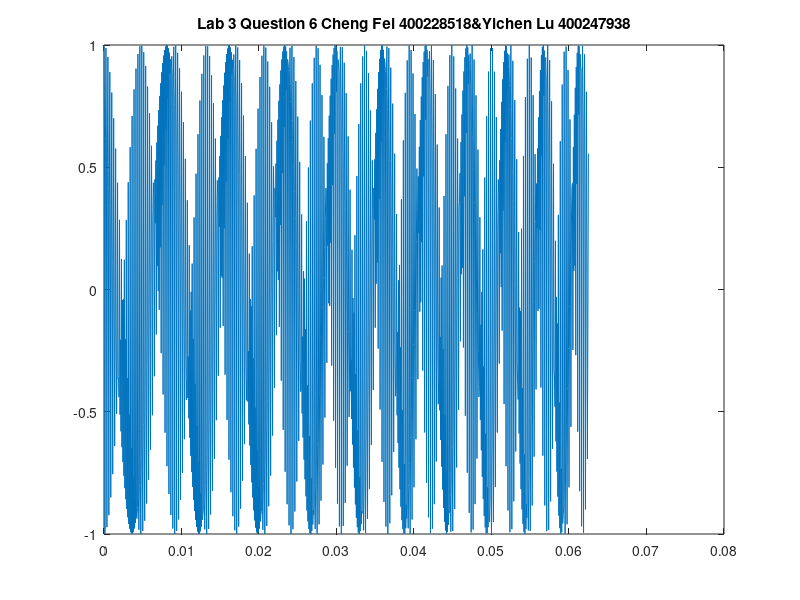

Write the MATLAB code that produced this figure.
%Cheng Fei 400228518&Yichen Lu 400247938
clc;clear;
miu = 2000;
f1 = 100;
fs = 16000;
Ts = 1/fs;
tfinalplot = 0.0625;
nplot=0:Ts:tfinalplot;
tfinal = 8;
total = tfinal*fs;
nsound=0:Ts:tfinal;
ft = ones(1,total);
for i = 1:total
    ft(1,i+1) = 2000*i + f1;
end
ft(1) = 0;
xnT = cos(pi*miu.*nsound.^2+2*pi.*ft.*nsound);
plot(nplot, xnT(1:length(nplot)));
title('Lab 3 Question 6 Cheng Fei 400228518&Yichen Lu 400247938')
audiowrite('Lab3_Q6.wav', xnT, fs);
saveas(gcf, 'Lab3_Q6.jpg');